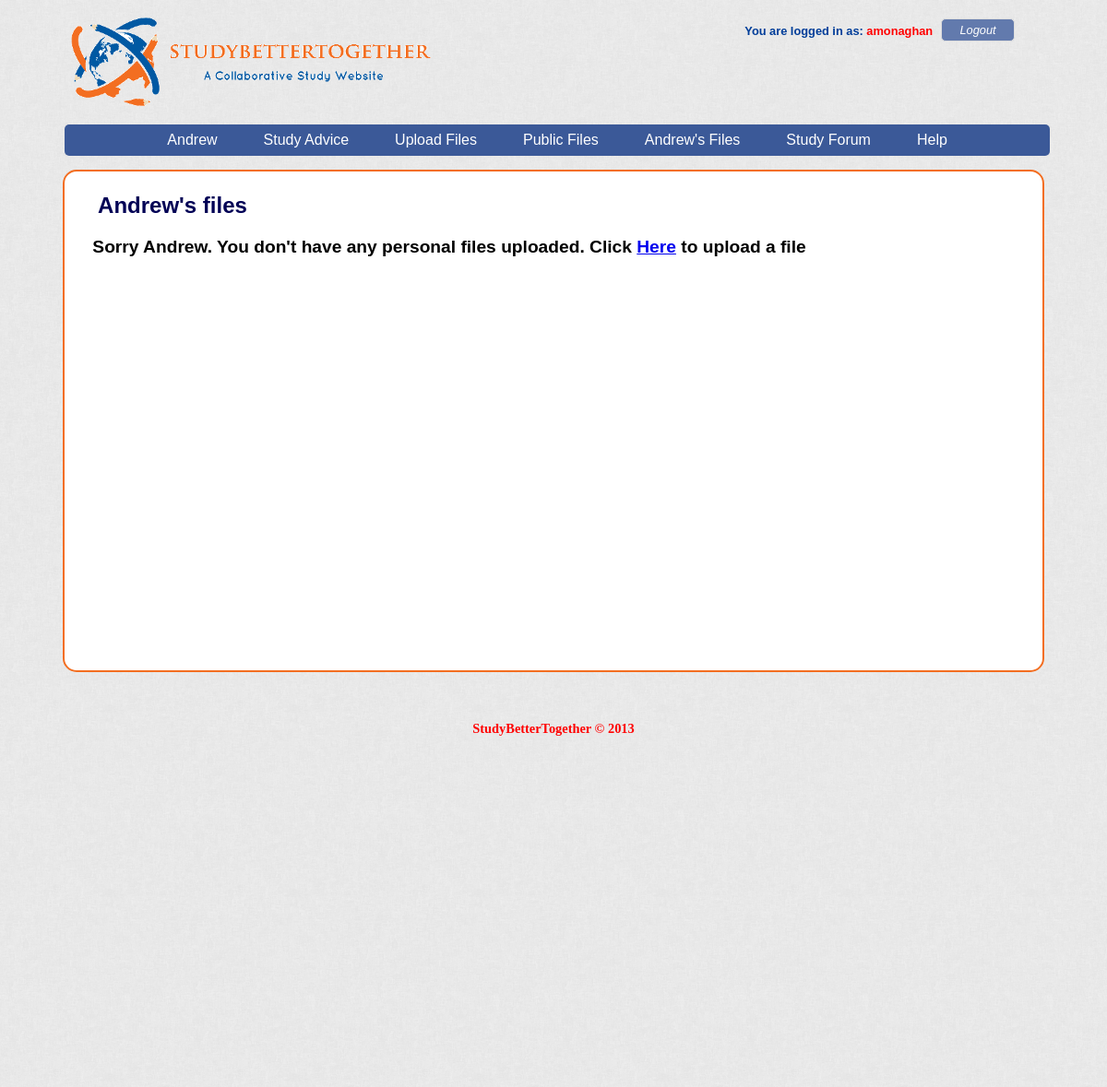
The app's page /personalfilelist.php (signed in), older data.
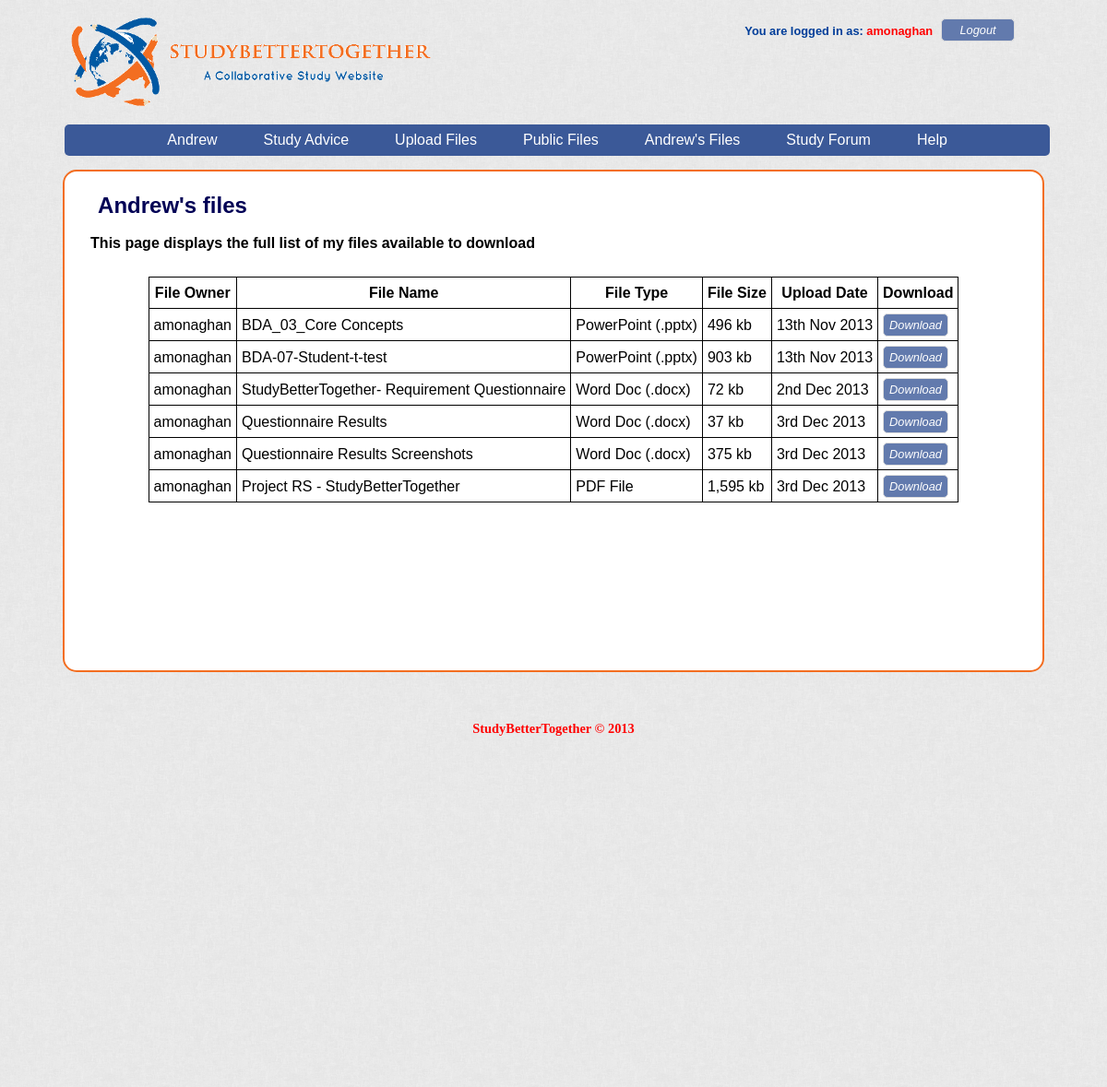
The same page, newer data.
### tables this page shows
CREATE TABLE IF NOT EXISTS `files` (
  `file_id` int(11) NOT NULL AUTO_INCREMENT,
  `owner_id` int(11) NOT NULL,
  `sharing_status` varchar(20) NOT NULL,
  `file_name` varchar(255) NOT NULL,
  `file_type_id` int(10) NOT NULL,
  `file_path` varchar(255) NOT NULL,
  `file_size` varchar(50) NOT NULL,
  `description` text,
  `subject` varchar(255) DEFAULT NULL,
  `upload_date` datetime NOT NULL DEFAULT CURRENT_TIMESTAMP,
  PRIMARY KEY (`file_id`),
  KEY `user_id` (`owner_id`),
  KEY `file_type_id` (`file_type_id`)
);

CREATE TABLE IF NOT EXISTS `users` (
  `user_id` int(11) NOT NULL AUTO_INCREMENT,
  `first_name` varchar(255) NOT NULL,
  `last_name` varchar(255) NOT NULL,
  `username` varchar(255) NOT NULL,
  `email` varchar(255) NOT NULL,
  `account_type` varchar(8) NOT NULL DEFAULT 'Student',
  `password` varchar(100) NOT NULL,
  `register_date` datetime NOT NULL DEFAULT CURRENT_TIMESTAMP,
  `register_code` varchar(100) DEFAULT NULL,
  PRIMARY KEY (`user_id`),
  UNIQUE KEY `email` (`email`),
  UNIQUE KEY `username` (`username`)
);

CREATE TABLE IF NOT EXISTS `allowed_file_types` (
  `file_type_id` int(10) NOT NULL AUTO_INCREMENT,
  `file_ext` varchar(10) NOT NULL,
  `file_short_name` varchar(255) NOT NULL,
  `file_description` varchar(255) NOT NULL,
  PRIMARY KEY (`file_type_id`),
  KEY `file_id` (`file_type_id`)
);

### includes/functionality/sessionManagement.php (called while the page is built, shortened)
<?php
if (isset ( $_SESSION ['username'] )) {
	$username = $_SESSION ['username'];
	$firstname = $_SESSION ['firstname'];
}
else {
	closeMySql($db_con, $sessionSearch);
	session_destroy();
	header ( 'Location:http://localhost/studybettertogether/' );
	exit();
}
?>

### includes/db/sql_functions.php (called while the page is built, shortened)
<?php
function newQuery($db_con, $query){
	$result = mysqli_query($db_con, $query);
	return $result;
}

### personalfilelist.php (the view, shortened to what this page needs)
<?php require_once 'includes/html_template/header.php';?>
<?php
echo "<h2 class = \"mainPageHeading\"> $firstname's files </h2>";
$personalFiles = newQuery ( $db_con, "SELECT username, file_name, file_short_name, file_size, DATE_FORMAT(DATE(upload_date),'%D %b %Y') AS new_date, file_path FROM files INNER JOIN users ON files.owner_id = users.user_id INNER JOIN allowed_file_types ON files.file_type_id = allowed_file_types.file_type_id WHERE sharing_status = 'private' AND username ='$username'" );
if (mysqli_num_rows ( $personalFiles ) >= 1) {
	echo <<<_Table
	<h5>This page displays the full list of my files available to download</h5> <br />
	<table>
	<tr>
	<th>File Owner</th>
	<th>File Name</th>
	<th>File Type</th>
	<th>File Size</th>
	<th>Upload Date</th>
	<th>Download</th>
	</tr>
_Table;
	while ( $row = mysqli_fetch_array ( $personalFiles ) ) {
		echo "<tr><td>" . htmlentities ( $row ["username"] ) . "</td>";
		echo "<td>" . htmlentities ( $row ["file_name"] ) . "</td>";
		echo "<td>" . htmlentities ( $row ["file_short_name"] ) . "</td>";
		echo "<td>" . htmlentities ( $row ["file_size"] ) . "</td>";
		echo "<td>" . htmlentities ( $row ["new_date"] ) . "</td>";
		echo "<td>" . ProtectURL(( $row ["file_path"] )) ."</td></tr>\n";
	}
	echo "</table>";
}
else {
	echo "<h4> Sorry $firstname. You don't have any personal files uploaded. Click <a href ='upload.php'>Here</a> to upload a file</h4>";
}
?>
<?php require_once 'includes/html_template/footer.php';?>

### includes/html_template/header.php (shortened to what this page needs)
<?php
require_once 'includes/db/sql_functions.php';
require_once 'includes/functionality/common_functions.php';
require_once 'includes/functionality/sessionManagement.php';
?>
<!DOCTYPE html>
<html lang="en">
<head>
		<link rel="stylesheet" href="css\reset.css" />
		<link rel="stylesheet" href="css\style.css" />
</head>
<body>
<div id="outer_header_wrapper">
	<header>
		<div id="main_header">
			<img src="img/sbt2.PNG" alt="logo">
			<span id="logout" onClick="return confirm('Are you sure you want to logout?');">
			<?php echo "<p>You are logged in as: <strong> $username </strong></p> <a href='includes/functionality/logout.php'><button>Logout</button></a>" ?>
			</span>
						<nav>
					<ul>
						<li><a href="profile.php"><?php echo "$firstname" ?></a>
						</li>
						<li><a href="study.php">Study Advice</a>
						</li>
						<li><a href="upload.php">Upload Files</a>
						</li>
						<li><a href="searchPublicfiles.php">Public Files</a>
						</li>
						<li><a href="searchPersonalfiles.php"><?php echo "$firstname's Files"?></a>
						</li>
						<li><a href="studyforum.php">Study Forum</a></li>
						<li id="rightMenu"><a href="help.php">Help</a>
						</li>
					</ul>
				</nav>
			</div>
</header>
</div>
<div id="outer_content_wrapper">
<div id="inner_content_wrapper">
<div id="main_content">

### includes/html_template/footer.php (shortened to what this page needs)
		</div>
		</div>
		</div>
<div id="outer_footer_wrapper">
		<footer id="main_footer">
			<p>StudyBetterTogether &copy; 2013</p>
		</footer>
	</div>
</body>
</html>

### includes/functionality/common_functions.php (shortened to what this page needs)
<?php
function ProtectURL ($file_path){
	$file_path = htmlentities($file_path);
	$downloadlink = "<a style =\"cursor: pointer\" onclick =\"javascript: window.location = "."'". $file_path . "';\"". "><button class=\"filesBtn\">Download</button></a>";
	return $downloadlink;
}
?>

### css/style.css (style rules this page uses)
h2 { font-size:1.5em; font-weight: bold; padding: .4em; }
h5 { font-size:1em; font-weight: bold; padding: .1em; }
p { font-size:0.9em; padding: .1em; }
#outer_header_wrapper { width: 100%; }
#outer_content_wrapper { width: 100%; background-image: url("../img/background.png"); min-height: 400px; }
#inner_content_wrapper { width: 1060px; margin: 0 auto; overflow: auto; background-color: #FFFFFF; border-radius: 15px; -moz-border-radius: 15px; -webkit-border-radius: 15px; -o-border-radius: 15px; border: 2px solid #F36E21; }
#outer_footer_wrapper { width: 100%; background-image: url("../img/background.png"); min-height: 400px; padding-top: 50px; }
#main_content { width: 95%; margin: 0 auto 20px auto; padding: 1% 0%; min-height: 500px; }
body { height: 100%; font-family: 'Trebuchet MS', Trebuchet, 'Lucida Sans Unicode', 'Lucida Grande', 'Lucida Sans', Arial, sans-serif; line-height:1.45; text-align:justify; background-image: url("../img/background.png"); }
#main_header { width: 1060px; margin: 0% auto; padding: 1% 0 0 0; }
#main_header nav { margin: 0.5% auto; font-size: 1em; height: 43px; text-align: center; }
#main_header nav ul { width: 97%; background: #3B5998; padding: 0 20px; border-radius: 5px; -moz-border-radius: 5px; -webkit-border-radius: 5px; -o-border-radius: 5px; list-style: none; position: relative; display: inline-table; min-height: 33px; }
#main_header nav ul li { text-align: center; display: inline-block; }
#main_header nav ul li a { display: block; padding: 5px 25px; color: #FFFFFF; text-decoration: none; }
#main_header nav ul:after { content: ""; clear: both; display: block; }
table tr, table td { border: solid black 1px; padding: 5px; }
table th { border: solid black 1px; font-size: 1em; text-align: center; padding: 5px; }
table { margin: 0 auto; }
form input[type = "submit"], a button { background: #627AAD; color: #FFFFFF; font-size: 0.8em; font-style:italic; border: 1px solid #ddd; -moz-border-radius: 5px; -webkit-border-radius: 5px; -o-border-radius: 5px; border-radius: 5px; height: 25px; margin-bottom: -1px; vertical-align: bottom; }
#main_footer p { font-size: 0.9em; text-align: center; font-family:"Times New Roman", Times, serif; color: red; font-weight: bold; }
strong { font-style: normal; font-weight: bold; }
#logout p { color: #003D99; display: inline; font-size: 0.8em; margin-right: 4px; font-weight: bold; }
#logout p strong { font-weight: bold; color: red; }
#logout button { width: 80px; }
.mainPageHeading { color: #000055; }
#login, #logout, #returnHome { float: right; margin-right: 30px; height: 40px; padding-top: 8px; }
h4 { font-size:1.2em; font-weight: bold; padding: .2em; }

Row changes from the older to the newer data that the page shows:
now on this page (row edited): files: owner.username "amonaghan", file_name "BDA_03_Core Concepts", file_type.file_short_name "PowerPoint (.pptx)", file_size "496 kb", new_date "13th Nov 2013"
now on this page (row edited): files: owner.username "amonaghan", file_name "BDA-07-Student-t-test", file_type.file_short_name "PowerPoint (.pptx)", file_size "903 kb", new_date "13th Nov 2013"
now on this page (row edited): files: owner.username "amonaghan", file_name "StudyBetterTogether- Requirement Questionnaire", file_type.file_short_name "Word Doc (.docx)", file_size "72 kb", new_date "2nd Dec 2013"
now on this page (row edited): files: owner.username "amonaghan", file_name "Questionnaire Results", file_type.file_short_name "Word Doc (.docx)", file_size "37 kb", new_date "3rd Dec 2013"
now on this page (row edited): files: owner.username "amonaghan", file_name "Questionnaire Results Screenshots", file_type.file_short_name "Word Doc (.docx)", file_size "375 kb", new_date "3rd Dec 2013"
now on this page (row edited): files: owner.username "amonaghan", file_name "Project RS - StudyBetterTogether", file_type.file_short_name "PDF File", file_size "1,595 kb", new_date "3rd Dec 2013"
Text that changed along with them:
$firstname: "Andrew" → (not shown)
text no longer shown: "Sorry . You don't have any personal files uploaded. Click Here to upload a file"
text now shown: "This page displays the full list of my files available to download File Owner File Name File Type File Size Upload Date Download"
